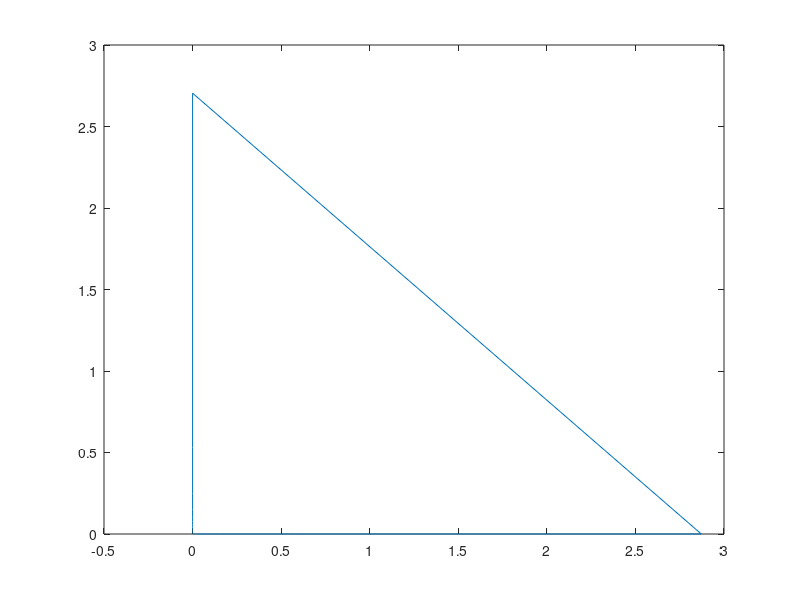

This chart was generated by the following MATLAB code:
x = linspace(-50, 50);
y= 0.5.*x.^2;
d = x;
e = 1;


k  = e./((1+d).^1.5);

figure, %plot(y), hold on,
plot(k), hold off;